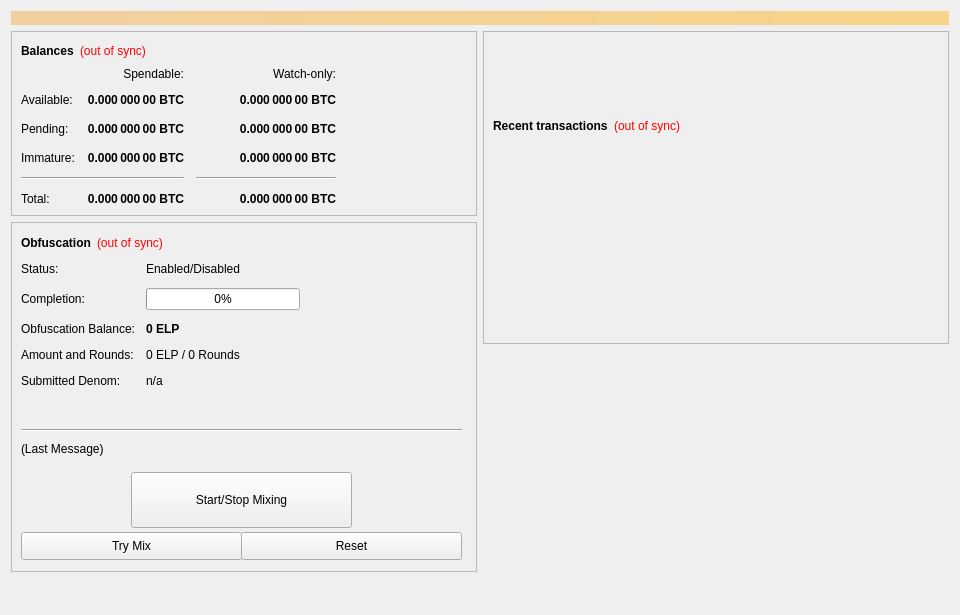
<?xml version="1.0" encoding="UTF-8"?>
<ui version="4.0">
 <class>OverviewPage</class>
 <widget class="QWidget" name="OverviewPage">
  <property name="geometry">
   <rect>
    <x>0</x>
    <y>0</y>
    <width>960</width>
    <height>615</height>
   </rect>
  </property>
  <property name="minimumSize">
   <size>
    <width>960</width>
    <height>0</height>
   </size>
  </property>
  <property name="windowTitle">
   <string>Form</string>
  </property>
  <layout class="QVBoxLayout" name="topLayout">
   <item>
    <widget class="QLabel" name="labelAlerts">
     <property name="visible">
      <bool>false</bool>
     </property>
     <property name="styleSheet">
      <string notr="true">background-color: qlineargradient(x1: 0, y1: 0, x2: 1, y2: 0, stop:0 #F0D0A0, stop:1 #F8D488); color:#000000;</string>
     </property>
     <property name="wordWrap">
      <bool>true</bool>
     </property>
     <property name="margin">
      <number>3</number>
     </property>
    </widget>
   </item>
   <item>
    <layout class="QHBoxLayout" name="horizontalLayout" stretch="1,1">
     <item>
      <layout class="QVBoxLayout" name="verticalLayout_2">
       <item>
        <widget class="QFrame" name="frame">
         <property name="frameShape">
          <enum>QFrame::StyledPanel</enum>
         </property>
         <property name="frameShadow">
          <enum>QFrame::Raised</enum>
         </property>
         <layout class="QVBoxLayout" name="verticalLayout_4">
          <item>
           <layout class="QHBoxLayout" name="horizontalLayout_4">
            <item>
             <widget class="QLabel" name="label_5">
              <property name="font">
               <font>
                <weight>75</weight>
                <bold>true</bold>
               </font>
              </property>
              <property name="text">
               <string>Balances</string>
              </property>
             </widget>
            </item>
            <item>
             <widget class="QLabel" name="labelWalletStatus">
              <property name="cursor">
               <cursorShape>WhatsThisCursor</cursorShape>
              </property>
              <property name="toolTip">
               <string>The displayed information may be out of date. Your wallet automatically synchronizes with the Ellerium network after a connection is established, but this process has not completed yet.</string>
              </property>
              <property name="styleSheet">
               <string notr="true">QLabel { color: red; }</string>
              </property>
              <property name="text">
               <string notr="true">(out of sync)</string>
              </property>
              <property name="alignment">
               <set>Qt::AlignLeading|Qt::AlignLeft|Qt::AlignVCenter</set>
              </property>
             </widget>
            </item>
            <item>
             <spacer name="horizontalSpacer_3">
              <property name="orientation">
               <enum>Qt::Horizontal</enum>
              </property>
              <property name="sizeHint" stdset="0">
               <size>
                <width>40</width>
                <height>20</height>
               </size>
              </property>
             </spacer>
            </item>
           </layout>
          </item>
          <item>
           <layout class="QGridLayout" name="gridLayout">
            <property name="spacing">
             <number>12</number>
            </property>
            <item row="2" column="2">
             <widget class="QLabel" name="labelWatchPending">
              <property name="font">
               <font>
                <weight>75</weight>
                <bold>true</bold>
               </font>
              </property>
              <property name="cursor">
               <cursorShape>IBeamCursor</cursorShape>
              </property>
              <property name="toolTip">
               <string>Unconfirmed transactions to watch-only addresses</string>
              </property>
              <property name="text">
               <string notr="true">0.000 000 00 BTC</string>
              </property>
              <property name="alignment">
               <set>Qt::AlignRight|Qt::AlignTrailing|Qt::AlignVCenter</set>
              </property>
              <property name="textInteractionFlags">
               <set>Qt::LinksAccessibleByMouse|Qt::TextSelectableByKeyboard|Qt::TextSelectableByMouse</set>
              </property>
             </widget>
            </item>
            <item row="2" column="1">
             <widget class="QLabel" name="labelUnconfirmed">
              <property name="font">
               <font>
                <weight>75</weight>
                <bold>true</bold>
               </font>
              </property>
              <property name="cursor">
               <cursorShape>IBeamCursor</cursorShape>
              </property>
              <property name="toolTip">
               <string>Total of transactions that have yet to be confirmed, and do not yet count toward the spendable balance</string>
              </property>
              <property name="text">
               <string notr="true">0.000 000 00 BTC</string>
              </property>
              <property name="alignment">
               <set>Qt::AlignRight|Qt::AlignTrailing|Qt::AlignVCenter</set>
              </property>
              <property name="textInteractionFlags">
               <set>Qt::LinksAccessibleByMouse|Qt::TextSelectableByKeyboard|Qt::TextSelectableByMouse</set>
              </property>
             </widget>
            </item>
            <item row="3" column="2">
             <widget class="QLabel" name="labelWatchImmature">
              <property name="font">
               <font>
                <weight>75</weight>
                <bold>true</bold>
               </font>
              </property>
              <property name="cursor">
               <cursorShape>IBeamCursor</cursorShape>
              </property>
              <property name="toolTip">
               <string>Staked or masternode rewards in watch-only addresses that has not yet matured</string>
              </property>
              <property name="text">
               <string notr="true">0.000 000 00 BTC</string>
              </property>
              <property name="alignment">
               <set>Qt::AlignRight|Qt::AlignTrailing|Qt::AlignVCenter</set>
              </property>
              <property name="textInteractionFlags">
               <set>Qt::LinksAccessibleByMouse|Qt::TextSelectableByKeyboard|Qt::TextSelectableByMouse</set>
              </property>
             </widget>
            </item>
            <item row="4" column="0" colspan="2">
             <widget class="Line" name="lineSpendableBalance">
              <property name="orientation">
               <enum>Qt::Horizontal</enum>
              </property>
             </widget>
            </item>
            <item row="4" column="2">
             <widget class="Line" name="lineWatchBalance">
              <property name="sizePolicy">
               <sizepolicy hsizetype="Preferred" vsizetype="Fixed">
                <horstretch>0</horstretch>
                <verstretch>0</verstretch>
               </sizepolicy>
              </property>
              <property name="minimumSize">
               <size>
                <width>140</width>
                <height>0</height>
               </size>
              </property>
              <property name="orientation">
               <enum>Qt::Horizontal</enum>
              </property>
             </widget>
            </item>
            <item row="5" column="0">
             <widget class="QLabel" name="labelTotalText">
              <property name="text">
               <string>Total:</string>
              </property>
             </widget>
            </item>
            <item row="3" column="1">
             <widget class="QLabel" name="labelImmature">
              <property name="font">
               <font>
                <weight>75</weight>
                <bold>true</bold>
               </font>
              </property>
              <property name="cursor">
               <cursorShape>IBeamCursor</cursorShape>
              </property>
              <property name="toolTip">
               <string>Staked or masternode rewards that has not yet matured</string>
              </property>
              <property name="text">
               <string notr="true">0.000 000 00 BTC</string>
              </property>
              <property name="alignment">
               <set>Qt::AlignRight|Qt::AlignTrailing|Qt::AlignVCenter</set>
              </property>
              <property name="textInteractionFlags">
               <set>Qt::LinksAccessibleByMouse|Qt::TextSelectableByKeyboard|Qt::TextSelectableByMouse</set>
              </property>
             </widget>
            </item>
            <item row="2" column="3">
             <spacer name="horizontalSpacer_2">
              <property name="orientation">
               <enum>Qt::Horizontal</enum>
              </property>
              <property name="sizeHint" stdset="0">
               <size>
                <width>40</width>
                <height>20</height>
               </size>
              </property>
             </spacer>
            </item>
            <item row="3" column="0">
             <widget class="QLabel" name="labelImmatureText">
              <property name="text">
               <string>Immature:</string>
              </property>
             </widget>
            </item>
            <item row="5" column="1">
             <widget class="QLabel" name="labelTotal">
              <property name="font">
               <font>
                <weight>75</weight>
                <bold>true</bold>
               </font>
              </property>
              <property name="cursor">
               <cursorShape>IBeamCursor</cursorShape>
              </property>
              <property name="toolTip">
               <string>Your current total balance</string>
              </property>
              <property name="text">
               <string notr="true">0.000 000 00 BTC</string>
              </property>
              <property name="alignment">
               <set>Qt::AlignRight|Qt::AlignTrailing|Qt::AlignVCenter</set>
              </property>
              <property name="textInteractionFlags">
               <set>Qt::LinksAccessibleByMouse|Qt::TextSelectableByKeyboard|Qt::TextSelectableByMouse</set>
              </property>
             </widget>
            </item>
            <item row="5" column="2">
             <widget class="QLabel" name="labelWatchTotal">
              <property name="font">
               <font>
                <weight>75</weight>
                <bold>true</bold>
               </font>
              </property>
              <property name="cursor">
               <cursorShape>IBeamCursor</cursorShape>
              </property>
              <property name="toolTip">
               <string>Current total balance in watch-only addresses</string>
              </property>
              <property name="text">
               <string notr="true">0.000 000 00 BTC</string>
              </property>
              <property name="alignment">
               <set>Qt::AlignRight|Qt::AlignTrailing|Qt::AlignVCenter</set>
              </property>
              <property name="textInteractionFlags">
               <set>Qt::LinksAccessibleByMouse|Qt::TextSelectableByKeyboard|Qt::TextSelectableByMouse</set>
              </property>
             </widget>
            </item>
            <item row="0" column="2">
             <widget class="QLabel" name="labelWatchonly">
              <property name="text">
               <string>Watch-only:</string>
              </property>
              <property name="alignment">
               <set>Qt::AlignRight|Qt::AlignTrailing|Qt::AlignVCenter</set>
              </property>
             </widget>
            </item>
            <item row="1" column="0">
             <widget class="QLabel" name="labelBalanceText">
              <property name="text">
               <string>Available:</string>
              </property>
             </widget>
            </item>
            <item row="1" column="1">
             <widget class="QLabel" name="labelBalance">
              <property name="font">
               <font>
                <weight>75</weight>
                <bold>true</bold>
               </font>
              </property>
              <property name="cursor">
               <cursorShape>IBeamCursor</cursorShape>
              </property>
              <property name="toolTip">
               <string>Your current spendable balance</string>
              </property>
              <property name="text">
               <string notr="true">0.000 000 00 BTC</string>
              </property>
              <property name="alignment">
               <set>Qt::AlignRight|Qt::AlignTrailing|Qt::AlignVCenter</set>
              </property>
              <property name="textInteractionFlags">
               <set>Qt::LinksAccessibleByMouse|Qt::TextSelectableByKeyboard|Qt::TextSelectableByMouse</set>
              </property>
             </widget>
            </item>
            <item row="1" column="2">
             <widget class="QLabel" name="labelWatchAvailable">
              <property name="font">
               <font>
                <weight>75</weight>
                <bold>true</bold>
               </font>
              </property>
              <property name="cursor">
               <cursorShape>IBeamCursor</cursorShape>
              </property>
              <property name="toolTip">
               <string>Your current balance in watch-only addresses</string>
              </property>
              <property name="text">
               <string notr="true">0.000 000 00 BTC</string>
              </property>
              <property name="alignment">
               <set>Qt::AlignRight|Qt::AlignTrailing|Qt::AlignVCenter</set>
              </property>
              <property name="textInteractionFlags">
               <set>Qt::LinksAccessibleByMouse|Qt::TextSelectableByKeyboard|Qt::TextSelectableByMouse</set>
              </property>
             </widget>
            </item>
            <item row="2" column="0">
             <widget class="QLabel" name="labelPendingText">
              <property name="text">
               <string>Pending:</string>
              </property>
             </widget>
            </item>
            <item row="0" column="1">
             <widget class="QLabel" name="labelSpendable">
              <property name="text">
               <string>Spendable:</string>
              </property>
              <property name="alignment">
               <set>Qt::AlignRight|Qt::AlignTrailing|Qt::AlignVCenter</set>
              </property>
             </widget>
            </item>
           </layout>
          </item>
         </layout>
        </widget>
       </item>
       <item>
        <widget class="QFrame" name="frameObfuscation">
         <property name="minimumSize">
          <size>
           <width>0</width>
           <height>350</height>
          </size>
         </property>
         <property name="layoutDirection">
          <enum>Qt::LeftToRight</enum>
         </property>
         <property name="frameShape">
          <enum>QFrame::StyledPanel</enum>
         </property>
         <property name="frameShadow">
          <enum>QFrame::Raised</enum>
         </property>
         <widget class="QWidget" name="formLayoutWidget">
          <property name="geometry">
           <rect>
            <x>10</x>
            <y>40</y>
            <width>451</width>
            <height>161</height>
           </rect>
          </property>
          <layout class="QFormLayout" name="formLayout">
           <property name="fieldGrowthPolicy">
            <enum>QFormLayout::AllNonFixedFieldsGrow</enum>
           </property>
           <property name="horizontalSpacing">
            <number>11</number>
           </property>
           <property name="verticalSpacing">
            <number>12</number>
           </property>
           <item row="0" column="0">
            <widget class="QLabel" name="label_6">
             <property name="text">
              <string>Status:</string>
             </property>
            </widget>
           </item>
           <item row="1" column="0">
            <widget class="QLabel" name="label_7">
             <property name="text">
              <string>Completion:</string>
             </property>
            </widget>
           </item>
           <item row="1" column="1">
            <widget class="QProgressBar" name="obfuscationProgress">
             <property name="maximumSize">
              <size>
               <width>154</width>
               <height>16777215</height>
              </size>
             </property>
             <property name="value">
              <number>0</number>
             </property>
            </widget>
           </item>
           <item row="2" column="0">
            <widget class="QLabel" name="labelAnonymizedText">
             <property name="text">
              <string>Obfuscation Balance:</string>
             </property>
            </widget>
           </item>
           <item row="2" column="1">
            <widget class="QLabel" name="labelAnonymized">
             <property name="font">
              <font>
               <weight>75</weight>
               <bold>true</bold>
              </font>
             </property>
             <property name="text">
              <string notr="true">0 ELP</string>
             </property>
            </widget>
           </item>
           <item row="3" column="0">
            <widget class="QLabel" name="label_8">
             <property name="text">
              <string>Amount and Rounds:</string>
             </property>
            </widget>
           </item>
           <item row="3" column="1">
            <widget class="QLabel" name="labelAmountRounds">
             <property name="text">
              <string>0 ELP / 0 Rounds</string>
             </property>
            </widget>
           </item>
           <item row="4" column="0">
            <widget class="QLabel" name="label_9">
             <property name="text">
              <string>Submitted Denom:</string>
             </property>
            </widget>
           </item>
           <item row="4" column="1">
            <widget class="QLabel" name="labelSubmittedDenom">
             <property name="toolTip">
              <string>The denominations you submitted to the Masternode.&lt;br&gt;To mix, other users must submit the exact same denominations.</string>
             </property>
             <property name="text">
              <string>n/a</string>
             </property>
            </widget>
           </item>
           <item row="0" column="1">
            <widget class="QLabel" name="obfuscationEnabled">
             <property name="text">
              <string>Enabled/Disabled</string>
             </property>
            </widget>
           </item>
          </layout>
         </widget>
         <widget class="QPushButton" name="runAutoDenom">
          <property name="geometry">
           <rect>
            <x>251</x>
            <y>17</y>
            <width>1</width>
            <height>1</height>
           </rect>
          </property>
          <property name="palette">
           <palette>
            <active>
             <colorrole role="WindowText">
              <brush brushstyle="SolidPattern">
               <color alpha="255">
                <red>0</red>
                <green>0</green>
                <blue>0</blue>
               </color>
              </brush>
             </colorrole>
             <colorrole role="Button">
              <brush brushstyle="SolidPattern">
               <color alpha="255">
                <red>239</red>
                <green>238</green>
                <blue>238</blue>
               </color>
              </brush>
             </colorrole>
             <colorrole role="Light">
              <brush brushstyle="SolidPattern">
               <color alpha="255">
                <red>255</red>
                <green>255</green>
                <blue>255</blue>
               </color>
              </brush>
             </colorrole>
             <colorrole role="Midlight">
              <brush brushstyle="SolidPattern">
               <color alpha="255">
                <red>247</red>
                <green>246</green>
                <blue>246</blue>
               </color>
              </brush>
             </colorrole>
             <colorrole role="Dark">
              <brush brushstyle="SolidPattern">
               <color alpha="255">
                <red>119</red>
                <green>119</green>
                <blue>119</blue>
               </color>
              </brush>
             </colorrole>
             <colorrole role="Mid">
              <brush brushstyle="SolidPattern">
               <color alpha="255">
                <red>159</red>
                <green>159</green>
                <blue>159</blue>
               </color>
              </brush>
             </colorrole>
             <colorrole role="Text">
              <brush brushstyle="SolidPattern">
               <color alpha="255">
                <red>0</red>
                <green>0</green>
                <blue>0</blue>
               </color>
              </brush>
             </colorrole>
             <colorrole role="BrightText">
              <brush brushstyle="SolidPattern">
               <color alpha="255">
                <red>255</red>
                <green>255</green>
                <blue>255</blue>
               </color>
              </brush>
             </colorrole>
             <colorrole role="ButtonText">
              <brush brushstyle="SolidPattern">
               <color alpha="255">
                <red>0</red>
                <green>0</green>
                <blue>0</blue>
               </color>
              </brush>
             </colorrole>
             <colorrole role="Base">
              <brush brushstyle="SolidPattern">
               <color alpha="255">
                <red>255</red>
                <green>255</green>
                <blue>255</blue>
               </color>
              </brush>
             </colorrole>
             <colorrole role="Window">
              <brush brushstyle="SolidPattern">
               <color alpha="255">
                <red>239</red>
                <green>238</green>
                <blue>238</blue>
               </color>
              </brush>
             </colorrole>
             <colorrole role="Shadow">
              <brush brushstyle="SolidPattern">
               <color alpha="255">
                <red>0</red>
                <green>0</green>
                <blue>0</blue>
               </color>
              </brush>
             </colorrole>
             <colorrole role="AlternateBase">
              <brush brushstyle="SolidPattern">
               <color alpha="255">
                <red>247</red>
                <green>246</green>
                <blue>246</blue>
               </color>
              </brush>
             </colorrole>
             <colorrole role="ToolTipBase">
              <brush brushstyle="SolidPattern">
               <color alpha="255">
                <red>255</red>
                <green>255</green>
                <blue>220</blue>
               </color>
              </brush>
             </colorrole>
             <colorrole role="ToolTipText">
              <brush brushstyle="SolidPattern">
               <color alpha="255">
                <red>0</red>
                <green>0</green>
                <blue>0</blue>
               </color>
              </brush>
             </colorrole>
            </active>
            <inactive>
             <colorrole role="WindowText">
              <brush brushstyle="SolidPattern">
               <color alpha="255">
                <red>0</red>
                <green>0</green>
                <blue>0</blue>
               </color>
              </brush>
             </colorrole>
             <colorrole role="Button">
              <brush brushstyle="SolidPattern">
               <color alpha="255">
                <red>239</red>
                <green>238</green>
                <blue>238</blue>
               </color>
              </brush>
             </colorrole>
             <colorrole role="Light">
              <brush brushstyle="SolidPattern">
               <color alpha="255">
                <red>255</red>
                <green>255</green>
                <blue>255</blue>
               </color>
              </brush>
             </colorrole>
             <colorrole role="Midlight">
              <brush brushstyle="SolidPattern">
               <color alpha="255">
                <red>247</red>
                <green>246</green>
                <blue>246</blue>
               </color>
              </brush>
             </colorrole>
             <colorrole role="Dark">
              <brush brushstyle="SolidPattern">
               <color alpha="255">
                <red>119</red>
                <green>119</green>
                <blue>119</blue>
               </color>
              </brush>
             </colorrole>
             <colorrole role="Mid">
              <brush brushstyle="SolidPattern">
               <color alpha="255">
                <red>159</red>
                <green>159</green>
                <blue>159</blue>
               </color>
              </brush>
             </colorrole>
             <colorrole role="Text">
              <brush brushstyle="SolidPattern">
               <color alpha="255">
                <red>0</red>
                <green>0</green>
                <blue>0</blue>
               </color>
              </brush>
             </colorrole>
             <colorrole role="BrightText">
              <brush brushstyle="SolidPattern">
               <color alpha="255">
                <red>255</red>
                <green>255</green>
                <blue>255</blue>
               </color>
              </brush>
             </colorrole>
             <colorrole role="ButtonText">
              <brush brushstyle="SolidPattern">
               <color alpha="255">
                <red>0</red>
                <green>0</green>
                <blue>0</blue>
               </color>
              </brush>
             </colorrole>
             <colorrole role="Base">
              <brush brushstyle="SolidPattern">
               <color alpha="255">
                <red>255</red>
                <green>255</green>
                <blue>255</blue>
               </color>
              </brush>
             </colorrole>
             <colorrole role="Window">
              <brush brushstyle="SolidPattern">
               <color alpha="255">
                <red>239</red>
                <green>238</green>
                <blue>238</blue>
               </color>
              </brush>
             </colorrole>
             <colorrole role="Shadow">
              <brush brushstyle="SolidPattern">
               <color alpha="255">
                <red>0</red>
                <green>0</green>
                <blue>0</blue>
               </color>
              </brush>
             </colorrole>
             <colorrole role="AlternateBase">
              <brush brushstyle="SolidPattern">
               <color alpha="255">
                <red>247</red>
                <green>246</green>
                <blue>246</blue>
               </color>
              </brush>
             </colorrole>
             <colorrole role="ToolTipBase">
              <brush brushstyle="SolidPattern">
               <color alpha="255">
                <red>255</red>
                <green>255</green>
                <blue>220</blue>
               </color>
              </brush>
             </colorrole>
             <colorrole role="ToolTipText">
              <brush brushstyle="SolidPattern">
               <color alpha="255">
                <red>0</red>
                <green>0</green>
                <blue>0</blue>
               </color>
              </brush>
             </colorrole>
            </inactive>
            <disabled>
             <colorrole role="WindowText">
              <brush brushstyle="SolidPattern">
               <color alpha="255">
                <red>119</red>
                <green>119</green>
                <blue>119</blue>
               </color>
              </brush>
             </colorrole>
             <colorrole role="Button">
              <brush brushstyle="SolidPattern">
               <color alpha="255">
                <red>239</red>
                <green>238</green>
                <blue>238</blue>
               </color>
              </brush>
             </colorrole>
             <colorrole role="Light">
              <brush brushstyle="SolidPattern">
               <color alpha="255">
                <red>255</red>
                <green>255</green>
                <blue>255</blue>
               </color>
              </brush>
             </colorrole>
             <colorrole role="Midlight">
              <brush brushstyle="SolidPattern">
               <color alpha="255">
                <red>247</red>
                <green>246</green>
                <blue>246</blue>
               </color>
              </brush>
             </colorrole>
             <colorrole role="Dark">
              <brush brushstyle="SolidPattern">
               <color alpha="255">
                <red>119</red>
                <green>119</green>
                <blue>119</blue>
               </color>
              </brush>
             </colorrole>
             <colorrole role="Mid">
              <brush brushstyle="SolidPattern">
               <color alpha="255">
                <red>159</red>
                <green>159</green>
                <blue>159</blue>
               </color>
              </brush>
             </colorrole>
             <colorrole role="Text">
              <brush brushstyle="SolidPattern">
               <color alpha="255">
                <red>119</red>
                <green>119</green>
                <blue>119</blue>
               </color>
              </brush>
             </colorrole>
             <colorrole role="BrightText">
              <brush brushstyle="SolidPattern">
               <color alpha="255">
                <red>255</red>
                <green>255</green>
                <blue>255</blue>
               </color>
              </brush>
             </colorrole>
             <colorrole role="ButtonText">
              <brush brushstyle="SolidPattern">
               <color alpha="255">
                <red>119</red>
                <green>119</green>
                <blue>119</blue>
               </color>
              </brush>
             </colorrole>
             <colorrole role="Base">
              <brush brushstyle="SolidPattern">
               <color alpha="255">
                <red>239</red>
                <green>238</green>
                <blue>238</blue>
               </color>
              </brush>
             </colorrole>
             <colorrole role="Window">
              <brush brushstyle="SolidPattern">
               <color alpha="255">
                <red>239</red>
                <green>238</green>
                <blue>238</blue>
               </color>
              </brush>
             </colorrole>
             <colorrole role="Shadow">
              <brush brushstyle="SolidPattern">
               <color alpha="255">
                <red>0</red>
                <green>0</green>
                <blue>0</blue>
               </color>
              </brush>
             </colorrole>
             <colorrole role="AlternateBase">
              <brush brushstyle="SolidPattern">
               <color alpha="255">
                <red>239</red>
                <green>238</green>
                <blue>238</blue>
               </color>
              </brush>
             </colorrole>
             <colorrole role="ToolTipBase">
              <brush brushstyle="SolidPattern">
               <color alpha="255">
                <red>255</red>
                <green>255</green>
                <blue>220</blue>
               </color>
              </brush>
             </colorrole>
             <colorrole role="ToolTipText">
              <brush brushstyle="SolidPattern">
               <color alpha="255">
                <red>0</red>
                <green>0</green>
                <blue>0</blue>
               </color>
              </brush>
             </colorrole>
            </disabled>
           </palette>
          </property>
          <property name="focusPolicy">
           <enum>Qt::NoFocus</enum>
          </property>
          <property name="autoFillBackground">
           <bool>true</bool>
          </property>
          <property name="text">
           <string/>
          </property>
          <property name="flat">
           <bool>true</bool>
          </property>
         </widget>
         <widget class="QPushButton" name="toggleObfuscation">
          <property name="geometry">
           <rect>
            <x>120</x>
            <y>250</y>
            <width>221</width>
            <height>56</height>
           </rect>
          </property>
          <property name="sizePolicy">
           <sizepolicy hsizetype="MinimumExpanding" vsizetype="Fixed">
            <horstretch>0</horstretch>
            <verstretch>0</verstretch>
           </sizepolicy>
          </property>
          <property name="text">
           <string>Start/Stop Mixing</string>
          </property>
         </widget>
         <widget class="Line" name="lineLastMessage">
          <property name="geometry">
           <rect>
            <x>10</x>
            <y>200</y>
            <width>441</width>
            <height>16</height>
           </rect>
          </property>
          <property name="orientation">
           <enum>Qt::Horizontal</enum>
          </property>
         </widget>
         <widget class="QLabel" name="obfuscationStatus">
          <property name="geometry">
           <rect>
            <x>10</x>
            <y>220</y>
            <width>451</width>
            <height>61</height>
           </rect>
          </property>
          <property name="minimumSize">
           <size>
            <width>288</width>
            <height>43</height>
           </size>
          </property>
          <property name="text">
           <string>(Last Message)</string>
          </property>
          <property name="alignment">
           <set>Qt::AlignLeading|Qt::AlignLeft|Qt::AlignTop</set>
          </property>
          <property name="wordWrap">
           <bool>true</bool>
          </property>
         </widget>
         <widget class="QPushButton" name="obfuscationAuto">
          <property name="geometry">
           <rect>
            <x>10</x>
            <y>310</y>
            <width>221</width>
            <height>28</height>
           </rect>
          </property>
          <property name="sizePolicy">
           <sizepolicy hsizetype="MinimumExpanding" vsizetype="Fixed">
            <horstretch>0</horstretch>
            <verstretch>0</verstretch>
           </sizepolicy>
          </property>
          <property name="toolTip">
           <string>Try to manually submit a Obfuscation request.</string>
          </property>
          <property name="text">
           <string>Try Mix</string>
          </property>
         </widget>
         <widget class="QPushButton" name="obfuscationReset">
          <property name="geometry">
           <rect>
            <x>230</x>
            <y>310</y>
            <width>221</width>
            <height>28</height>
           </rect>
          </property>
          <property name="sizePolicy">
           <sizepolicy hsizetype="MinimumExpanding" vsizetype="Fixed">
            <horstretch>0</horstretch>
            <verstretch>0</verstretch>
           </sizepolicy>
          </property>
          <property name="toolTip">
           <string>Reset the current status of Obfuscation (can interrupt Obfuscation if it's in the process of Mixing, which can cost you money!)</string>
          </property>
          <property name="autoFillBackground">
           <bool>false</bool>
          </property>
          <property name="text">
           <string>Reset</string>
          </property>
         </widget>
         <widget class="QWidget" name="layoutWidget">
          <property name="geometry">
           <rect>
            <x>10</x>
            <y>10</y>
            <width>431</width>
            <height>22</height>
           </rect>
          </property>
          <layout class="QHBoxLayout" name="horizontalLayout_5">
           <item>
            <widget class="QLabel" name="label_2">
             <property name="font">
              <font>
               <weight>75</weight>
               <bold>true</bold>
              </font>
             </property>
             <property name="text">
              <string>Obfuscation</string>
             </property>
            </widget>
           </item>
           <item>
            <widget class="QLabel" name="labelObfuscationSyncStatus">
             <property name="toolTip">
              <string>The displayed information may be out of date. Your wallet automatically synchronizes with the Ellerium network after a connection is established, but this process has not completed yet.</string>
             </property>
             <property name="styleSheet">
              <string notr="true">QLabel { color: red; }</string>
             </property>
             <property name="text">
              <string notr="true">(out of sync)</string>
             </property>
             <property name="alignment">
              <set>Qt::AlignLeading|Qt::AlignLeft|Qt::AlignVCenter</set>
             </property>
            </widget>
           </item>
           <item>
            <spacer name="horizontalSpacer_4">
             <property name="orientation">
              <enum>Qt::Horizontal</enum>
             </property>
             <property name="sizeHint" stdset="0">
              <size>
               <width>40</width>
               <height>20</height>
              </size>
             </property>
            </spacer>
           </item>
          </layout>
         </widget>
        </widget>
       </item>
       <item>
        <spacer name="verticalSpacer">
         <property name="orientation">
          <enum>Qt::Vertical</enum>
         </property>
         <property name="sizeHint" stdset="0">
          <size>
           <width>20</width>
           <height>40</height>
          </size>
         </property>
        </spacer>
       </item>
      </layout>
     </item>
     <item>
      <layout class="QVBoxLayout" name="verticalLayout_3">
       <item>
        <widget class="QFrame" name="frame_2">
         <property name="frameShape">
          <enum>QFrame::StyledPanel</enum>
         </property>
         <property name="frameShadow">
          <enum>QFrame::Raised</enum>
         </property>
         <layout class="QVBoxLayout" name="verticalLayout">
          <item>
           <spacer name="verticalSpacer_3">
            <property name="orientation">
             <enum>Qt::Vertical</enum>
            </property>
            <property name="sizeType">
             <enum>QSizePolicy::Fixed</enum>
            </property>
            <property name="sizeHint" stdset="0">
             <size>
              <width>20</width>
              <height>75</height>
             </size>
            </property>
           </spacer>
          </item>
          <item>
           <layout class="QHBoxLayout" name="horizontalLayout_2">
            <item>
             <widget class="QLabel" name="label_4">
              <property name="font">
               <font>
                <weight>75</weight>
                <bold>true</bold>
               </font>
              </property>
              <property name="text">
               <string>Recent transactions</string>
              </property>
             </widget>
            </item>
            <item>
             <widget class="QLabel" name="labelTransactionsStatus">
              <property name="cursor">
               <cursorShape>WhatsThisCursor</cursorShape>
              </property>
              <property name="toolTip">
               <string>The displayed information may be out of date. Your wallet automatically synchronizes with the Ellerium network after a connection is established, but this process has not completed yet.</string>
              </property>
              <property name="styleSheet">
               <string notr="true">QLabel { color: red; }</string>
              </property>
              <property name="text">
               <string notr="true">(out of sync)</string>
              </property>
              <property name="alignment">
               <set>Qt::AlignRight|Qt::AlignTrailing|Qt::AlignVCenter</set>
              </property>
             </widget>
            </item>
            <item>
             <spacer name="horizontalSpacer">
              <property name="orientation">
               <enum>Qt::Horizontal</enum>
              </property>
              <property name="sizeHint" stdset="0">
               <size>
                <width>40</width>
                <height>20</height>
               </size>
              </property>
             </spacer>
            </item>
           </layout>
          </item>
          <item>
           <widget class="QListView" name="listTransactions">
            <property name="styleSheet">
             <string notr="true">QListView { background: transparent; }</string>
            </property>
            <property name="frameShape">
             <enum>QFrame::NoFrame</enum>
            </property>
            <property name="verticalScrollBarPolicy">
             <enum>Qt::ScrollBarAlwaysOff</enum>
            </property>
            <property name="horizontalScrollBarPolicy">
             <enum>Qt::ScrollBarAlwaysOff</enum>
            </property>
            <property name="selectionMode">
             <enum>QAbstractItemView::NoSelection</enum>
            </property>
           </widget>
          </item>
         </layout>
        </widget>
       </item>
       <item>
        <spacer name="verticalSpacer_2">
         <property name="orientation">
          <enum>Qt::Vertical</enum>
         </property>
         <property name="sizeType">
          <enum>QSizePolicy::Expanding</enum>
         </property>
         <property name="sizeHint" stdset="0">
          <size>
           <width>20</width>
           <height>40</height>
          </size>
         </property>
        </spacer>
       </item>
      </layout>
     </item>
    </layout>
   </item>
  </layout>
 </widget>
 <resources/>
 <connections/>
</ui>
